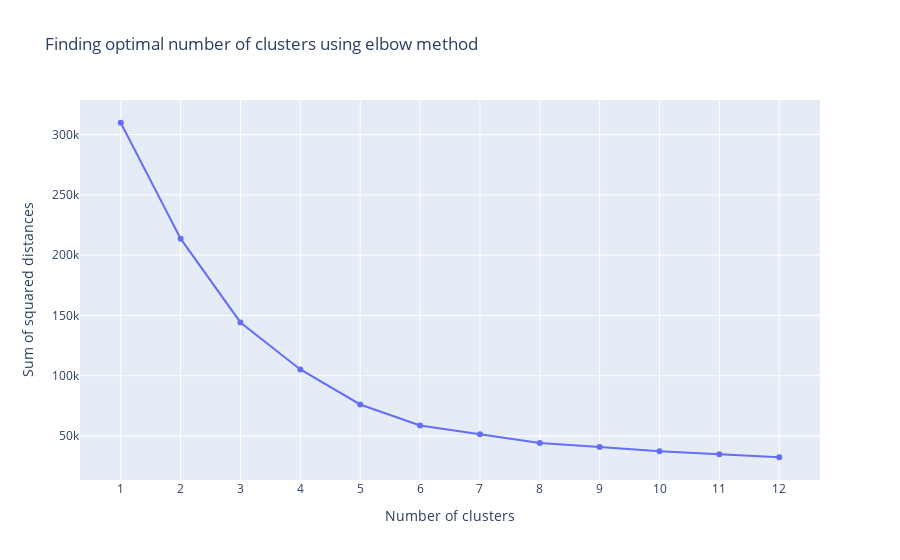

The notebook cell saved with this chart:
### Code cell
# Finding optimal number of clusters k
figure = go.Figure()
figure.add_trace(go.Scatter(x=distances["clusters"], y=distances["sum of squared distances"]))

figure.update_layout(xaxis = dict(tick0 = 1,dtick = 1,tickmode = 'linear'),                  
                  xaxis_title="Number of clusters",
                  yaxis_title="Sum of squared distances",
                  title_text="Finding optimal number of clusters using elbow method")
figure.show()

### Figure 1 — Plotly figure (JSON) as saved in the notebook; plotly's stock layout.template omitted (floating-point values rounded to 4 significant figures)
{"data": [{"type": "scatter", "x": [1, 2, 3, 4, 5, 6, 7, 8, 9, 10, 11, 12], "y": [309700.0, 213700.0, 144200.0, 105200.0, 76220.0, 58790.0, 51450.0, 44360.0, 40920.0, 37360.0, 34990.0, 32470.0]}], "layout": {"title": {"text": "Finding optimal number of clusters using elbow method"}, "xaxis": {"dtick": 1, "tick0": 1, "tickmode": "linear", "title": {"text": "Number of clusters"}}, "yaxis": {"title": {"text": "Sum of squared distances"}}}}
